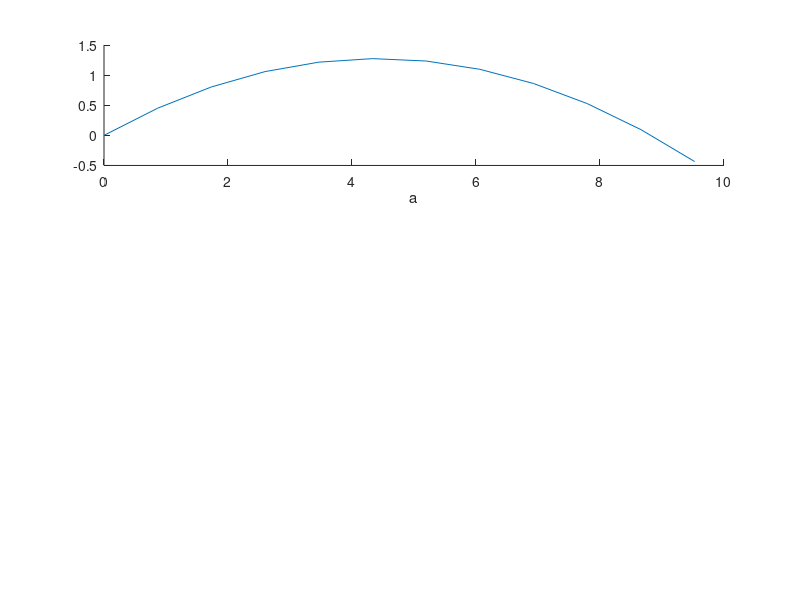

Source code (MATLAB):
%dane początkowe

t = 0:0.1:1.1;
v0 = 10;
kat = deg2rad(30);
v0x = v0*cos(kat);
v0y = v0*sin(kat);
g = 9.81;
vx = v0x;
vy = v0y - g*t;
x = v0x.*t;
y = x.*tan(kat) - x.^2 * g/(2*v0x^2);

%a
subplot(3,1,1)
hold on
plot(x,y)
xlabel("a")
